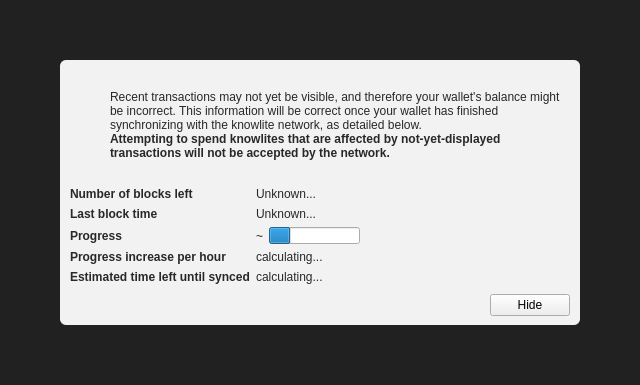
<?xml version="1.0" encoding="UTF-8"?>
<ui version="4.0">
 <class>ModalOverlay</class>
 <widget class="ModalOverlay" name="ModalOverlay">
  <property name="geometry">
   <rect>
    <x>0</x>
    <y>0</y>
    <width>640</width>
    <height>385</height>
   </rect>
  </property>
  <property name="windowTitle">
   <string>Form</string>
  </property>
  <layout class="QVBoxLayout" name="verticalLayout" stretch="0">
   <property name="sizeConstraint">
    <enum>QLayout::SetDefaultConstraint</enum>
   </property>
   <property name="leftMargin">
    <number>0</number>
   </property>
   <property name="topMargin">
    <number>0</number>
   </property>
   <property name="rightMargin">
    <number>0</number>
   </property>
   <property name="bottomMargin">
    <number>0</number>
   </property>
   <item>
    <widget class="QWidget" name="bgWidget" native="true">
     <property name="styleSheet">
      <string notr="true">#bgWidget { background: rgba(0,0,0,220); }</string>
     </property>
     <layout class="QVBoxLayout" name="verticalLayoutMain" stretch="1">
      <property name="leftMargin">
       <number>60</number>
      </property>
      <property name="topMargin">
       <number>60</number>
      </property>
      <property name="rightMargin">
       <number>60</number>
      </property>
      <property name="bottomMargin">
       <number>60</number>
      </property>
      <item>
       <widget class="QWidget" name="contentWidget" native="true">
        <property name="styleSheet">
         <string notr="true">#contentWidget { background: rgba(255,255,255,240); border-radius: 6px; }

QLabel { color: rgb(40,40,40);  }</string>
        </property>
        <layout class="QVBoxLayout" name="verticalLayoutSub" stretch="1,0,0,0">
         <property name="spacing">
          <number>0</number>
         </property>
         <property name="leftMargin">
          <number>10</number>
         </property>
         <property name="topMargin">
          <number>10</number>
         </property>
         <property name="rightMargin">
          <number>10</number>
         </property>
         <property name="bottomMargin">
          <number>10</number>
         </property>
         <item>
          <layout class="QHBoxLayout" name="horizontalLayoutIconText" stretch="0,1">
           <property name="topMargin">
            <number>20</number>
           </property>
           <item>
            <layout class="QVBoxLayout" name="verticalLayoutIcon">
             <property name="leftMargin">
              <number>0</number>
             </property>
             <item>
              <widget class="QPushButton" name="warningIcon">
               <property name="enabled">
                <bool>false</bool>
               </property>
               <property name="text">
                <string/>
               </property>
               <property name="icon">
                <iconset>
                 <normaloff>:/icons/warning</normaloff>
                 <disabledoff>:/icons/warning</disabledoff>:/icons/warning</iconset>
               </property>
               <property name="iconSize">
                <size>
                 <width>48</width>
                 <height>48</height>
                </size>
               </property>
               <property name="flat">
                <bool>true</bool>
               </property>
              </widget>
             </item>
             <item>
              <spacer name="verticalSpacerWarningIcon">
               <property name="orientation">
                <enum>Qt::Vertical</enum>
               </property>
               <property name="sizeHint" stdset="0">
                <size>
                 <width>20</width>
                 <height>40</height>
                </size>
               </property>
              </spacer>
             </item>
            </layout>
           </item>
           <item>
            <layout class="QVBoxLayout" name="verticalLayoutInfoText">
             <property name="leftMargin">
              <number>0</number>
             </property>
             <property name="topMargin">
              <number>0</number>
             </property>
             <item>
              <widget class="QLabel" name="infoText">
               <property name="text">
                <string>Recent transactions may not yet be visible, and therefore your wallet's balance might be incorrect. This information will be correct once your wallet has finished synchronizing with the knowlite network, as detailed below.</string>
               </property>
               <property name="textFormat">
                <enum>Qt::RichText</enum>
               </property>
               <property name="wordWrap">
                <bool>true</bool>
               </property>
              </widget>
             </item>
             <item>
              <widget class="QLabel" name="infoTextStrong">
               <property name="font">
                <font>
                 <weight>75</weight>
                 <bold>true</bold>
                </font>
               </property>
               <property name="text">
                <string>Attempting to spend knowlites that are affected by not-yet-displayed transactions will not be accepted by the network.</string>
               </property>
               <property name="textFormat">
                <enum>Qt::RichText</enum>
               </property>
               <property name="wordWrap">
                <bool>true</bool>
               </property>
              </widget>
             </item>
             <item>
              <spacer name="verticalSpacerInTextSpace">
               <property name="orientation">
                <enum>Qt::Vertical</enum>
               </property>
               <property name="sizeHint" stdset="0">
                <size>
                 <width>20</width>
                 <height>40</height>
                </size>
               </property>
              </spacer>
             </item>
            </layout>
           </item>
          </layout>
         </item>
         <item>
          <spacer name="verticalSpacerAfterText">
           <property name="orientation">
            <enum>Qt::Vertical</enum>
           </property>
           <property name="sizeHint" stdset="0">
            <size>
             <width>20</width>
             <height>40</height>
            </size>
           </property>
          </spacer>
         </item>
         <item>
          <layout class="QFormLayout" name="formLayout">
           <property name="fieldGrowthPolicy">
            <enum>QFormLayout::FieldsStayAtSizeHint</enum>
           </property>
           <property name="horizontalSpacing">
            <number>6</number>
           </property>
           <property name="verticalSpacing">
            <number>6</number>
           </property>
           <property name="topMargin">
            <number>10</number>
           </property>
           <item row="0" column="0">
            <widget class="QLabel" name="labelNumberOfBlocksLeft">
             <property name="font">
              <font>
               <weight>75</weight>
               <bold>true</bold>
              </font>
             </property>
             <property name="text">
              <string>Number of blocks left</string>
             </property>
            </widget>
           </item>
           <item row="0" column="1">
            <widget class="QLabel" name="numberOfBlocksLeft">
             <property name="text">
              <string>Unknown...</string>
             </property>
            </widget>
           </item>
           <item row="1" column="0">
            <widget class="QLabel" name="labelLastBlockTime">
             <property name="font">
              <font>
               <weight>75</weight>
               <bold>true</bold>
              </font>
             </property>
             <property name="text">
              <string>Last block time</string>
             </property>
            </widget>
           </item>
           <item row="1" column="1">
            <widget class="QLabel" name="newestBlockDate">
             <property name="sizePolicy">
              <sizepolicy hsizetype="Maximum" vsizetype="Preferred">
               <horstretch>0</horstretch>
               <verstretch>0</verstretch>
              </sizepolicy>
             </property>
             <property name="text">
              <string>Unknown...</string>
             </property>
            </widget>
           </item>
           <item row="2" column="0">
            <widget class="QLabel" name="labelSyncDone">
             <property name="font">
              <font>
               <weight>75</weight>
               <bold>true</bold>
              </font>
             </property>
             <property name="text">
              <string>Progress</string>
             </property>
            </widget>
           </item>
           <item row="2" column="1">
            <layout class="QHBoxLayout" name="horizontalLayoutSync" stretch="0,1">
             <item>
              <widget class="QLabel" name="percentageProgress">
               <property name="text">
                <string notr="true">~</string>
               </property>
              </widget>
             </item>
             <item>
              <widget class="QProgressBar" name="progressBar">
               <property name="value">
                <number>24</number>
               </property>
               <property name="format">
                <string/>
               </property>
              </widget>
             </item>
            </layout>
           </item>
           <item row="4" column="0">
            <widget class="QLabel" name="labelProgressIncrease">
             <property name="font">
              <font>
               <weight>75</weight>
               <bold>true</bold>
              </font>
             </property>
             <property name="text">
              <string>Progress increase per hour</string>
             </property>
            </widget>
           </item>
           <item row="4" column="1">
            <widget class="QLabel" name="progressIncreasePerH">
             <property name="text">
              <string>calculating...</string>
             </property>
            </widget>
           </item>
           <item row="5" column="0">
            <widget class="QLabel" name="labelEstimatedTimeLeft">
             <property name="font">
              <font>
               <weight>75</weight>
               <bold>true</bold>
              </font>
             </property>
             <property name="text">
              <string>Estimated time left until synced</string>
             </property>
            </widget>
           </item>
           <item row="5" column="1">
            <widget class="QLabel" name="expectedTimeLeft">
             <property name="text">
              <string>calculating...</string>
             </property>
            </widget>
           </item>
          </layout>
         </item>
         <item>
          <layout class="QHBoxLayout" name="horizontalLayoutButtons">
           <property name="leftMargin">
            <number>10</number>
           </property>
           <property name="topMargin">
            <number>10</number>
           </property>
           <item>
            <spacer name="horizontalSpacer">
             <property name="orientation">
              <enum>Qt::Horizontal</enum>
             </property>
             <property name="sizeHint" stdset="0">
              <size>
               <width>40</width>
               <height>20</height>
              </size>
             </property>
            </spacer>
           </item>
           <item>
            <widget class="QPushButton" name="closeButton">
             <property name="text">
              <string>Hide</string>
             </property>
            </widget>
           </item>
          </layout>
         </item>
        </layout>
       </widget>
      </item>
     </layout>
    </widget>
   </item>
  </layout>
 </widget>
 <customwidgets>
  <customwidget>
   <class>ModalOverlay</class>
   <extends>QWidget</extends>
   <header>modaloverlay.h</header>
   <container>1</container>
  </customwidget>
 </customwidgets>
 <resources/>
 <connections/>
</ui>
